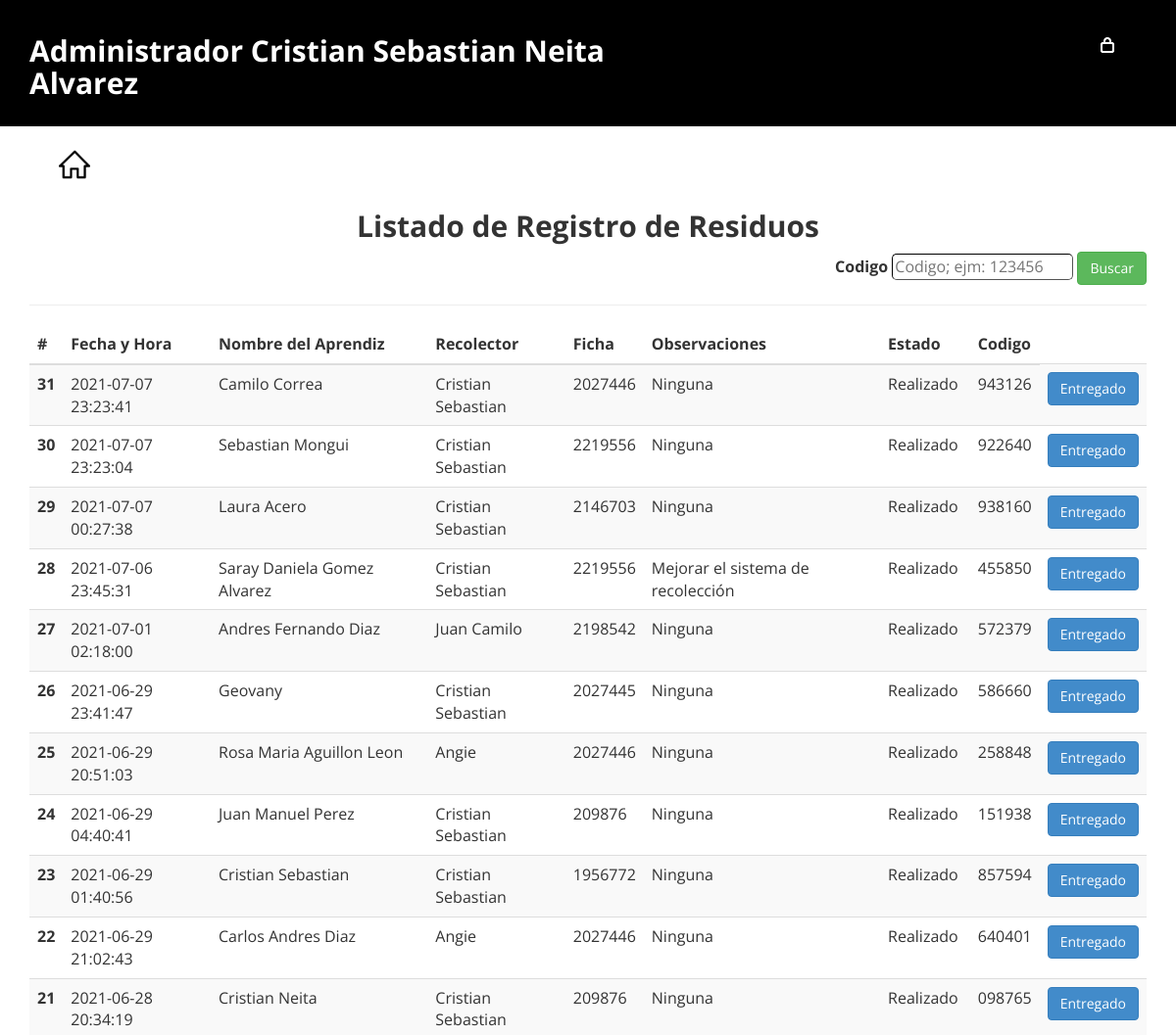
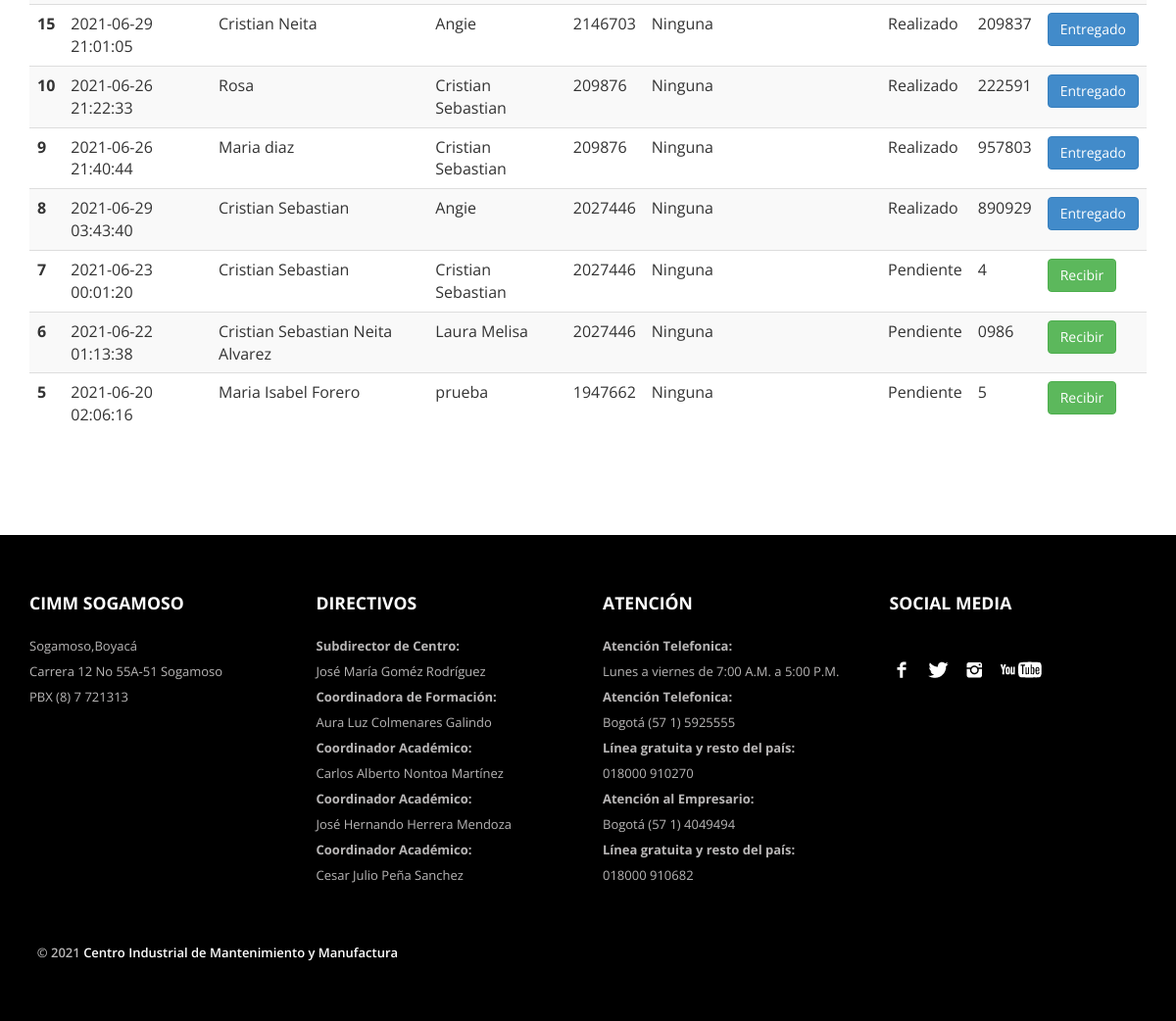
Screenshot of /?c=registroResiduos&a=Listar (signed in) with the database file from the repository (2 pictures, top to bottom).
### tables this page shows
CREATE TABLE `registroresiduos` (
  `id_residuos` int(11) NOT NULL,
  `fecha` timestamp NOT NULL DEFAULT current_timestamp() ON UPDATE current_timestamp(),
  `nombreAprendiz` varchar(50) NOT NULL,
  `usuarios` int(11) DEFAULT NULL,
  `ficha` int(11) NOT NULL,
  `observaciones` varchar(200) NOT NULL,
  `estado` enum('Pendiente','Realizado') NOT NULL,
  `firmaAprendiz` longtext NOT NULL
);

CREATE TABLE `usuarios` (
  `id_usuarios` int(11) NOT NULL,
  `nombres` varchar(45) NOT NULL,
  `apellidos` varchar(45) NOT NULL,
  `tipoIdentificacion` enum('C.C','T.I','C.E') NOT NULL,
  `numeroIdentificacion` varchar(15) NOT NULL,
  `rol` enum('Administrador','Auxiliar') NOT NULL,
  `estado` enum('Activo','Inactivo') NOT NULL,
  `correo` varchar(100) NOT NULL,
  `password` longtext NOT NULL
);

CREATE TABLE `fichas` (
  `id_ficha` int(11) NOT NULL,
  `numeroFicha` varchar(30) NOT NULL,
  `ambiente` varchar(15) NOT NULL,
  `instructor` varchar(100) NOT NULL,
  `jornada` enum('Mañana','Tarde','Noche') NOT NULL,
  `nombrePrograma` varchar(45) NOT NULL
);

### controller/registroResiduos.controlador.php (called while the page is built, shortened)
<?php
require_once "model/registroResiduos.php";
class RegistroResiduosControlador
{
    public function __construct()
    {
        $this->modelo = new registroResiduos;
    }
    public function Listar()
    {
        require_once "view/header2.php";
        require_once "view/registroResiduos/listaregistroResiduos.php";
        require_once "view/footer.php";
    }
}

### model/conexion.php (called while the page is built, shortened)
<?php
class conexion{
    public static function Conectar(){
        try{
            $conexion = new PDO
            ("mysql:host=".self::servidor.";
            dbname=".self::bd."; charset=utf8",
            self::user, self::password);
            $conexion->setAttribute(PDO::ATTR_ERRMODE,
            PDO::ERRMODE_EXCEPTION);
            return $conexion;
        }catch (PDOException $e){
            echo $e->getMessage();
        }
    }
}

### model/registroResiduos.php (called while the page is built, shortened)
<?php
class registroResiduos {
    private $pdo;
    public function __construct()
    {
        $this->pdo = conexion::Conectar();
    }
    public function ListarRegistroResiduos(){
        try {
            $consulta = $this->pdo->prepare("SELECT registroresiduos.id_residuos, registroresiduos.fecha, registroresiduos.nombreAprendiz, usuarios.nombres, fichas.numeroFicha, registroresiduos.observaciones, registroresiduos.estado, registroresiduos.firmaAprendiz
             FROM registroresiduos, fichas, usuarios WHERE registroresiduos.ficha=fichas.id_ficha AND registroresiduos.usuarios=usuarios.id_usuarios ORDER BY id_residuos desc;");
            $consulta->execute();
            return $consulta->fetchAll(PDO::FETCH_OBJ);
        } catch (Exception $e){
            die($e->getMessage());
        }
    }
}

### view/registroResiduos/listaregistroResiduos.php (the view, shortened to what this page needs)
<div class="main">
    <br>
    <a href="?c=login&a=FormInicio" style="margin-left: 5%; "><img src="images/home.png" alt="atras"></a>
    <div class="shop_top">
        <div class="container" style="margin-top: -30px;">
            <h2 class="text-center" style="font-weight: 700">Listado de Registro de Residuos</h2>
            <form method="post" action="?c=registroResiduos&a=Buscar">
                <div class="text-right">
                    <p>
                        <label>Codigo</label>
                        <input type="text" name="campo" required placeholder="Codigo; ejm: 123456" maxlength="30" style="text-align: left; border-radius: 5px;border-color: black; border-width: thin">
                        <input name="busqueda" class="btn btn-success"  type="submit" value="Buscar"> </span>
                    </p>
                </div>
            </form>
            <hr>
            <table class="table table-striped table-hover">
                <thead>
                    <tr>
                        <th scope="col">#</th>
                        <th scope="col">Fecha y Hora</th>
                        <th scope="col">Nombre del Aprendiz</th>
                        <th scope="col">Recolector</th>
                        <th scope="col">Ficha</th>
                        <th scope="col">Observaciones</th>
                        <th scope="col">Estado</th>
                        <th scope="col">Codigo</th>
                    </tr>
                </thead>
                <tbody>
                    <?php foreach ($this->modelo->ListarRegistroResiduos() as $r) : ?>
                        <tr>
                            <th scope="row"><?= $r->id_residuos ?></th>
                            <td><?= $r->fecha ?></td>
                            <td><?= $r->nombreAprendiz ?></td>
                            <td><?= $r->nombres  ?></td>
                            <td><?= $r->numeroFicha ?></td>
                            <td><?= $r->observaciones ?></td>
                            <td><?= $r->estado ?></td>
                            <td><?= $r->firmaAprendiz ?></td>
                            <td>
                            <?php
                            $estado = $r->estado;
                            if ($estado == "Pendiente") { ?>
                             <a href="?c=registroResiduos&a=Obtener&id=<?=$r->id_residuos?>" class="btn btn-success">Recibir</a>
                            <?php } else { ?>
                            <button class=" btn btn-primary">Entregado</button>
                            <?php } ?>
                            </td>
                        </tr>
                    <?php endforeach; ?>
                </tbody>
            </table>
            <br>
        </div>
    </div>
</div>

### css/style.css (style rules this page uses)
h4, h5, h6, h1, h2, h3 { margin-top: 0; }
p { margin: 0; }
html, body { font-family: 'Open Sans', sans-serif; background:#fff; font-size: 100%; }
body a { transition: 0.5s all; -webkit-transition: 0.5s all; -moz-transition: 0.5s all; -o-transition: 0.5s all; }
.shop_top { padding:5% 0; }

### rows the page displays
registroresiduos: id_residuos "31", fecha "2021-07-07 23:23:41", nombreAprendiz "Camilo Correa", usuarios.nombres "Cristian Sebastian", ficha.numeroFicha "2027446", observaciones "Ninguna", estado "Realizado", firmaAprendiz "943126", shows "Entregado"
registroresiduos: id_residuos "30", fecha "2021-07-07 23:23:04", nombreAprendiz "Sebastian Mongui", usuarios.nombres "Cristian Sebastian", ficha.numeroFicha "2219556", observaciones "Ninguna", estado "Realizado", firmaAprendiz "922640", shows "Entregado"
registroresiduos: id_residuos "29", fecha "2021-07-07 00:27:38", nombreAprendiz "Laura Acero", usuarios.nombres "Cristian Sebastian", ficha.numeroFicha "2146703", observaciones "Ninguna", estado "Realizado", firmaAprendiz "938160", shows "Entregado"
registroresiduos: id_residuos "28", fecha "2021-07-06 23:45:31", nombreAprendiz "Saray Daniela Gomez Alvarez", usuarios.nombres "Cristian Sebastian", ficha.numeroFicha "2219556", observaciones "Mejorar el sistema de recolección", estado "Realizado", firmaAprendiz "455850", shows "Entregado"
registroresiduos: id_residuos "27", fecha "2021-07-01 02:18:00", nombreAprendiz "Andres Fernando Diaz", usuarios.nombres "Juan Camilo", ficha.numeroFicha "2198542", observaciones "Ninguna", estado "Realizado", firmaAprendiz "572379", shows "Entregado"
registroresiduos: id_residuos "26", fecha "2021-06-29 23:41:47", nombreAprendiz "Geovany", usuarios.nombres "Cristian Sebastian", ficha.numeroFicha "2027445", observaciones "Ninguna", estado "Realizado", firmaAprendiz "586660", shows "Entregado"
registroresiduos: id_residuos "25", fecha "2021-06-29 20:51:03", nombreAprendiz "Rosa Maria Aguillon Leon", usuarios.nombres "Angie", ficha.numeroFicha "2027446", observaciones "Ninguna", estado "Realizado", firmaAprendiz "258848", shows "Entregado"
registroresiduos: id_residuos "24", fecha "2021-06-29 04:40:41", nombreAprendiz "Juan Manuel Perez", usuarios.nombres "Cristian Sebastian", ficha.numeroFicha "209876", observaciones "Ninguna", estado "Realizado", firmaAprendiz "151938", shows "Entregado"
registroresiduos: id_residuos "23", fecha "2021-06-29 01:40:56", nombreAprendiz "Cristian Sebastian", usuarios.nombres "Cristian Sebastian", ficha.numeroFicha "1956772", observaciones "Ninguna", estado "Realizado", firmaAprendiz "857594", shows "Entregado"
registroresiduos: id_residuos "22", fecha "2021-06-29 21:02:43", nombreAprendiz "Carlos Andres Diaz", usuarios.nombres "Angie", ficha.numeroFicha "2027446", observaciones "Ninguna", estado "Realizado", firmaAprendiz "640401", shows "Entregado"
registroresiduos: id_residuos "21", fecha "2021-06-28 20:34:19", nombreAprendiz "Cristian Neita", usuarios.nombres "Cristian Sebastian", ficha.numeroFicha "209876", observaciones "Ninguna", estado "Realizado", firmaAprendiz "098765", shows "Entregado"
registroresiduos: id_residuos "15", fecha "2021-06-29 21:01:05", nombreAprendiz "Cristian Neita", usuarios.nombres "Angie", ficha.numeroFicha "2146703", observaciones "Ninguna", estado "Realizado", firmaAprendiz "209837", shows "Entregado"
registroresiduos: id_residuos "10", fecha "2021-06-26 21:22:33", nombreAprendiz "Rosa", usuarios.nombres "Cristian Sebastian", ficha.numeroFicha "209876", observaciones "Ninguna", estado "Realizado", firmaAprendiz "222591", shows "Entregado"
registroresiduos: id_residuos "9", fecha "2021-06-26 21:40:44", nombreAprendiz "Maria diaz", usuarios.nombres "Cristian Sebastian", ficha.numeroFicha "209876", observaciones "Ninguna", estado "Realizado", firmaAprendiz "957803", shows "Entregado"
registroresiduos: id_residuos "8", fecha "2021-06-29 03:43:40", nombreAprendiz "Cristian Sebastian", usuarios.nombres "Angie", ficha.numeroFicha "2027446", observaciones "Ninguna", estado "Realizado", firmaAprendiz "890929", shows "Entregado"
registroresiduos: id_residuos "7", fecha "2021-06-23 00:01:20", nombreAprendiz "Cristian Sebastian", usuarios.nombres "Cristian Sebastian", ficha.numeroFicha "2027446", observaciones "Ninguna", estado "Pendiente", firmaAprendiz "4"
registroresiduos: id_residuos "6", fecha "2021-06-22 01:13:38", nombreAprendiz "Cristian Sebastian Neita Alvarez", usuarios.nombres "Laura Melisa", ficha.numeroFicha "2027446", observaciones "Ninguna", estado "Pendiente", firmaAprendiz "0986"
registroresiduos: id_residuos "5", fecha "2021-06-20 02:06:16", nombreAprendiz "Maria Isabel Forero", usuarios.nombres "prueba", ficha.numeroFicha "1947662", observaciones "Ninguna", estado "Pendiente", firmaAprendiz "5"

### other values shown
$_SESSION['user']['nombres'] "Cristian Sebastian"
$_SESSION['user']['apellidos'] "Neita Alvarez"
